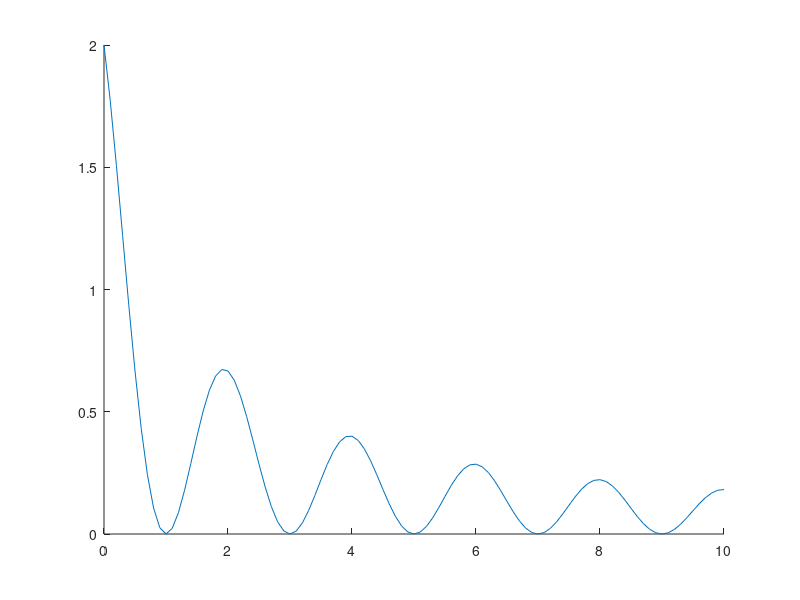

MATLAB code to generate this figure:
%Problem 1
x = [1930, 1940, 1950, 1960, 1970, 1980];
fx = [123203, 131669, 150697, 179323, 203212, 226505];

function value = uix(x,vector)
  value = 1;
  m = size(vector,2);
  for j = 1 : m
      if (vector(j) != x) 
        value = value .* ( x - vector(j));
      endif
  endfor
endfunction

function value = Ai(x,vector)
  value = 1 / uix(x,vector);
endfunction

function value = liniarInterpolation(x, vectorOfX, vectorOfFX)
  m = size(vectorOfX,2);
  sumNumi = 0;
  sumNuma = 0;
  for index = 1 : m
      sumNumi = sumNumi + Ai(vectorOfX(index),vectorOfX) .* vectorOfFX(index)/(x-vectorOfX(index));
      sumNuma = sumNuma + Ai(vectorOfX(index),vectorOfX) / (x-vectorOfX(index));
  endfor
  value = sumNumi / sumNuma;
endfunction

liniarInterpolation(1955,x,fx)
liniarInterpolation(1995,x,fx)


%Problem 2

x = [81, 100, 121, 144];
fx= [9, 10, 11, 12];
liniarInterpolation(115,x,fx)

function value = uix(x,vector)
  value = 1;
  m = size(vector,2);
  for j = 1 : m
      if (vector(j) != x ) 
        value = value .* ( x - vector(j));
      endif
  endfor
endfunction

function value = Ai(x,vector)
  value = 1 / uix(x,vector);
endfunction

function value = liniarInterpolation(x, vectorOfX, vectorOfFX)
  m = size(vectorOfX,2);
  sumNumi = 0;
  sumNuma = 0;
  for index = 1 : m
      sumNumi = sumNumi + Ai(vectorOfX(index),vectorOfX) .* vectorOfFX(index) / ( x - vectorOfX(index));
      sumNuma = sumNuma + Ai(vectorOfX(index),vectorOfX) / (x-vectorOfX(index));
  endfor
  value = sumNumi/sumNuma;
endfunction

%Problem 3

x = 0 : (10/20) : 10;
f = @(x)(1 + cos( pi .* x )) / ( 1 + x);
xf = 0 : 0.1 : 10;
fx = ( 1 + cos( pi .* xf )) ./ ( 1 + xf);
plotty =  0 : (10/20) : 10;
fvecty = 0 : (10/20) : 10;
for index = 1 : 21
    plotty(index) = liniarInterpolation(x(index),xf,fx);
endfor

hold on
plot(xf,fx)
plot(x, plotty, 'r')


function value = uix(x,vector)
  value = 1;
  m = size(vector,2);
  for j = 1 : m
      if (vector(j) != x) 
        value = value .* (x - vector(j));
      endif
  endfor
endfunction

function value = Ai(x,vector)
  value = 1 / uix(x,vect);
endfunction

function value = liniarInterpolation(x, vectorOfX, vectorOfFX)
  m = size(vectorOfX,2);
  sumNumi = 0;
  sumNuma = 0;
  for index = 1 : m
      if (x - vectorOfX(index) == 0) 
        sumNumi = sumNumi + Ai(vectorOfX(index),vectorOfX) .* vectorOfFX(index) / (x);
        sumNuma = sumNuma + Ai(vectorOfX(index),vectorOfX) / (x);
      else
        sumNumi = sumNumi + Ai(vectorOfX(index),vectorOfX) .* vectorOfFX(index) / (x-vectorOfX(index));
        sumNuma = sumNuma + Ai(vectorOfX(index),vectorOfX) / (x - vectorOfX(index));
      endif
  endfor
  value = sumNumi/sumNuma;
endfunction
